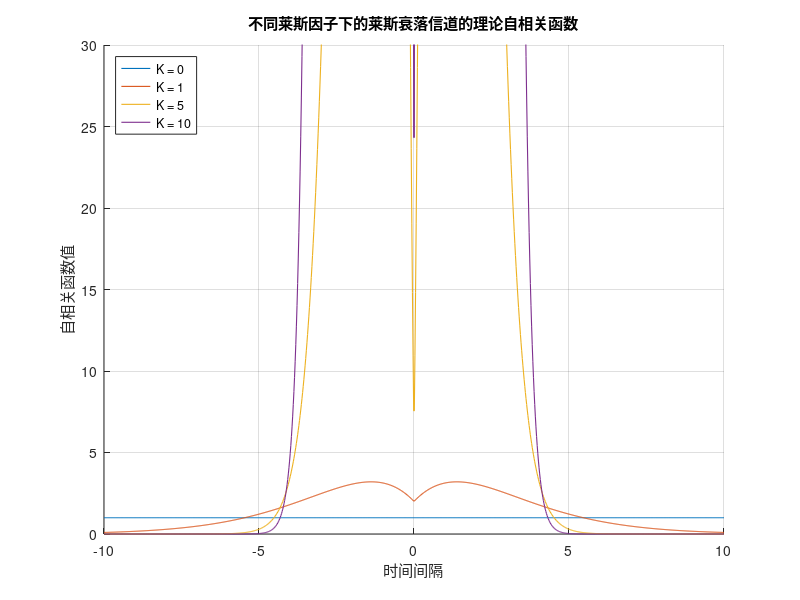

This figure's MATLAB source:


% 设置参数
K_values = [0, 1, 5, 10]; % 不同的莱斯因子
t = linspace(-10, 10, 1000); % 时间间隔

% 绘制不同莱斯因子下的理论自相关函数曲线
figure;
hold on;
for k = 1:length(K_values)
    K = K_values(k);
    R = (1 + K) * exp(-K*abs(t)) .* besseli(0, 2*sqrt(K*(1+K)*abs(t)));
    plot(t, R, 'LineWidth', 0.8);
end

% 设置图例和标题
legend('K = 0', 'K = 1', 'K = 5', 'K = 10', 'Location', 'northwest');
title('不同莱斯因子下的莱斯衰落信道的理论自相关函数');
xlabel('时间间隔');
ylabel('自相关函数值');

% 设置坐标轴范围
xlim([-10 10]);
ylim([0 30]);

% 显示网格
grid on;

